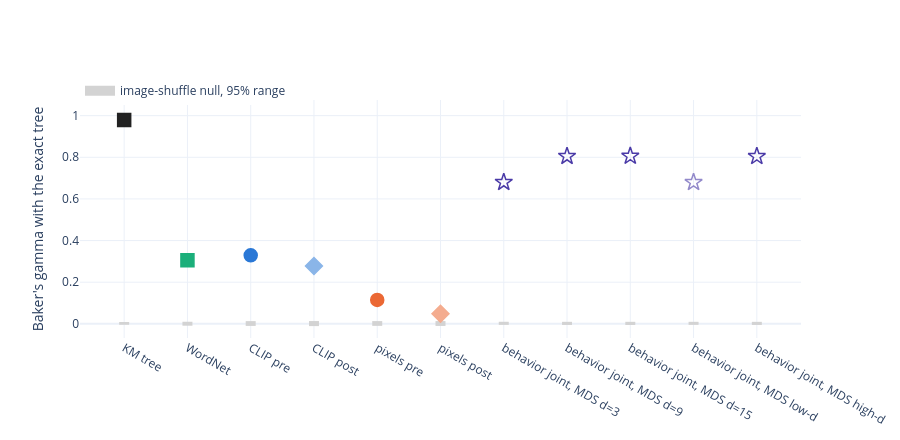

Notebook source saved alongside this figure:
### Markdown cell above
## 6.1 Does the dendrogram match the tree?

**Question.** How well does the merge order of each RDM's average-linkage dendrogram agree with the exact tree, in Baker's gamma (the correlation of the two dendrograms' cophenetic ranks; 1 = identical merge order, k-free)? **Why.** It is the one number that scores the whole hierarchy, not a single cut.

The grey bar is the 95% range of gamma when image identity is shuffled in the tree (keeping its shape): a dendrogram has to clear it to carry any tree-specific structure. `sem_km` is not exactly 1 because average linkage re-derives a tree from KM distances, which in a ragged tree are not an ultrametric.

### Code cell
gamma = tr.gamma_table(trees, PARTS, n_perm=N_PERM, cache_path=c.cache_path(f"tree_recovery_gamma_{len(trees)}rdms.npz"))
tr.fig_gamma(gamma).show()
print(gamma.round(3).to_string())

### Figure 1 — Plotly figure (JSON) as saved in the notebook; plotly's stock layout.template omitted (floating-point values rounded to 4 significant figures)
{"data": [{"line": {"color": "lightgrey", "width": 10}, "mode": "lines", "name": "image-shuffle null, 95% range", "showlegend": true, "type": "scatter", "x": ["KM tree", "KM tree"], "y": [-0.004518, 0.00886]}, {"line": {"color": "lightgrey", "width": 10}, "mode": "lines", "name": "image-shuffle null, 95% range", "showlegend": false, "type": "scatter", "x": ["WordNet", "WordNet"], "y": [-0.009036, 0.01001]}, {"line": {"color": "lightgrey", "width": 10}, "mode": "lines", "name": "image-shuffle null, 95% range", "showlegend": false, "type": "scatter", "x": ["CLIP pre", "CLIP pre"], "y": [-0.01006, 0.01295]}, {"line": {"color": "lightgrey", "width": 10}, "mode": "lines", "name": "image-shuffle null, 95% range", "showlegend": false, "type": "scatter", "x": ["CLIP post", "CLIP post"], "y": [-0.01091, 0.01332]}, {"line": {"color": "lightgrey", "width": 10}, "mode": "lines", "name": "image-shuffle null, 95% range", "showlegend": false, "type": "scatter", "x": ["pixels pre", "pixels pre"], "y": [-0.009782, 0.0131]}, {"line": {"color": "lightgrey", "width": 10}, "mode": "lines", "name": "image-shuffle null, 95% range", "showlegend": false, "type": "scatter", "x": ["pixels post", "pixels post"], "y": [-0.01019, 0.01322]}, {"line": {"color": "lightgrey", "width": 10}, "mode": "lines", "name": "image-shuffle null, 95% range", "showlegend": false, "type": "scatter", "x": ["behavior joint, MDS d=3", "behavior joint, MDS d=3"], "y": [-0.00503, 0.009851]}, {"line": {"color": "lightgrey", "width": 10}, "mode": "lines", "name": "image-shuffle null, 95% range", "showlegend": false, "type": "scatter", "x": ["behavior joint, MDS d=9", "behavior joint, MDS d=9"], "y": [-0.005378, 0.009656]}, {"line": {"color": "lightgrey", "width": 10}, "mode": "lines", "name": "image-shuffle null, 95% range", "showlegend": false, "type": "scatter", "x": ["behavior joint, MDS d=15", "behavior joint, MDS d=15"], "y": [-0.005435, 0.009693]}, {"line": {"color": "lightgrey", "width": 10}, "mode": "lines", "name": "image-shuffle null, 95% range", "showlegend": false, "type": "scatter", "x": ["behavior joint, MDS low-d", "behavior joint, MDS low-d"], "y": [-0.004969, 0.0097]}, {"line": {"color": "lightgrey", "width": 10}, "mode": "lines", "name": "image-shuffle null, 95% range", "showlegend": false, "type": "scatter", "x": ["behavior joint, MDS high-d", "behavior joint, MDS high-d"], "y": [-0.005381, 0.009577]}, {"legendgroup": "km", "marker": {"color": "#222222", "line": {"color": "#222222", "width": 1.5}, "size": 13, "symbol": "square"}, "mode": "markers", "name": "KM tree", "showlegend": false, "type": "scatter", "x": ["KM tree"], "y": [0.979]}, {"legendgroup": "wn", "marker": {"color": "#1baf7a", "line": {"color": "#1baf7a", "width": 1.5}, "size": 13, "symbol": "square"}, "mode": "markers", "name": "WordNet", "showlegend": false, "type": "scatter", "x": ["WordNet"], "y": [0.3058]}, {"legendgroup": "clip", "marker": {"color": "#2a78d6", "line": {"color": "#2a78d6", "width": 1.5}, "size": 13, "symbol": "circle"}, "mode": "markers", "name": "CLIP pre", "showlegend": false, "type": "scatter", "x": ["CLIP pre"], "y": [0.3292]}, {"legendgroup": "clip", "marker": {"color": "#8ab5e8", "line": {"color": "#8ab5e8", "width": 1.5}, "size": 13, "symbol": "diamond"}, "mode": "markers", "name": "CLIP post", "showlegend": false, "type": "scatter", "x": ["CLIP post"], "y": [0.2774]}, {"legendgroup": "sens", "marker": {"color": "#eb6834", "line": {"color": "#eb6834", "width": 1.5}, "size": 13, "symbol": "circle"}, "mode": "markers", "name": "pixels pre", "showlegend": false, "type": "scatter", "x": ["pixels pre"], "y": [0.115]}, {"legendgroup": "sens", "marker": {"color": "#f4ac8f", "line": {"color": "#f4ac8f", "width": 1.5}, "size": 13, "symbol": "diamond"}, "mode": "markers", "name": "pixels post", "showlegend": false, "type": "scatter", "x": ["pixels post"], "y": [0.04858]}, {"legendgroup": "behav", "marker": {"color": "#4a3aa7", "line": {"color": "#4a3aa7", "width": 1.5}, "size": 13, "symbol": "star-open"}, "mode": "markers", "name": "behavior joint, MDS d=3", "showlegend": false, "type": "scatter", "x": ["behavior joint, MDS d=3"], "y": [0.6797]}, {"legendgroup": "behav", "marker": {"color": "#4a3aa7", "line": {"color": "#4a3aa7", "width": 1.5}, "size": 13, "symbol": "star-open"}, "mode": "markers", "name": "behavior joint, MDS d=9", "showlegend": false, "type": "scatter", "x": ["behavior joint, MDS d=9"], "y": [0.8048]}, {"legendgroup": "behav", "marker": {"color": "#4a3aa7", "line": {"color": "#4a3aa7", "width": 1.5}, "size": 13, "symbol": "star-open"}, "mode": "markers", "name": "behavior joint, MDS d=15", "showlegend": false, "type": "scatter", "x": ["behavior joint, MDS d=15"], "y": [0.8055]}, {"legendgroup": "behav", "marker": {"color": "#9289ca", "line": {"color": "#9289ca", "width": 1.5}, "size": 13, "symbol": "star-open"}, "mode": "markers", "name": "behavior joint, MDS low-d", "showlegend": false, "type": "scatter", "x": ["behavior joint, MDS low-d"], "y": [0.6795]}, {"legendgroup": "behav", "marker": {"color": "#4a3aa7", "line": {"color": "#4a3aa7", "width": 1.5}, "size": 13, "symbol": "star-open"}, "mode": "markers", "name": "behavior joint, MDS high-d", "showlegend": false, "type": "scatter", "x": ["behavior joint, MDS high-d"], "y": [0.8043]}], "layout": {"height": 440, "legend": {"orientation": "h", "y": 1.1}, "xaxis": {"categoryarray": ["KM tree", "WordNet", "CLIP pre", "CLIP post", "pixels pre", "pixels post", "behavior joint, MDS d=3", "behavior joint, MDS d=9", "behavior joint, MDS d=15", "behavior joint, MDS low-d", "behavior joint, MDS high-d"], "categoryorder": "array"}, "yaxis": {"title": {"text": "Baker's gamma with the exact tree"}}}}
